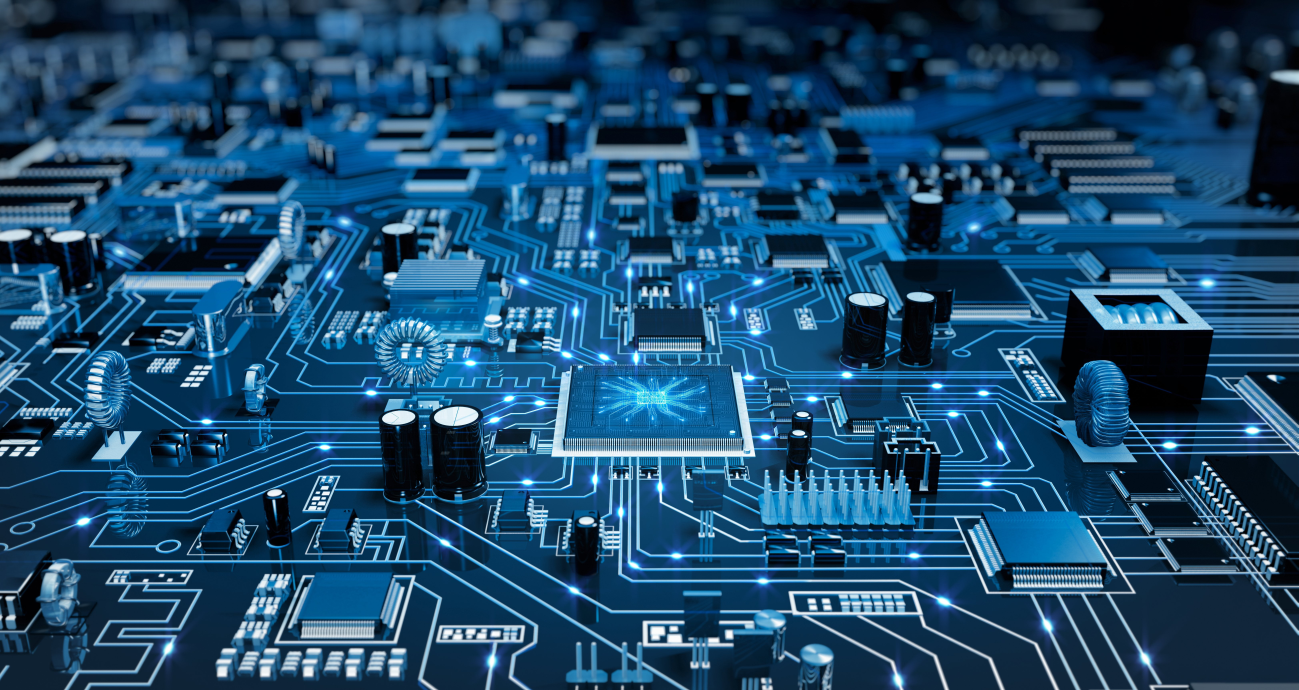
#> input picture 3_Modulos/20_Pillow/imagens/wallpaperbetter.jpg, 6493 x 3450 px (shown at 1/5 size); its folder holds only this picture in this run
$ python main.py
#> lines starting #> are read from the running program, lines starting #| are printed output that depends on the picture
import os
from pickletools import optimize
from PIL import Image

def main(main_imagens_folder, new_width=800):
#> called with main_imagens_folder = '3_Modulos/20_Pillow\\imagens', new_width = 1920
    if not os.path.isdir(main_imagens_folder):
        raise NotADirectoryError (f'{main_imagens_folder} não existe.')

    for root , dirs , files in os.walk(main_imagens_folder):
        for file in files:
            file_full_path = os.path.join(root,file)
            file_name , extension = os.path.splitext(file)

            converted_tag = '_CONVERTED'

            new_file = file_name + converted_tag + extension
            new_file_full_path = os.path.join(root , new_file)

            #SE EU QUISER APAGAR AS FOTOS CONVERTIDAS (FAZ ISSO CHECANDO O '_CONVERTED')
            # if converted_tag in file_full_path:
            #     os.remove(file_full_path)
            # continue


            if converted_tag in file_full_path:  #se a imagem ja foi convertida nao converter de novo
                continue


            img_pillow = Image.open(file_full_path)
#> img_pillow is the input picture: PIL image 6493x3450 RGB; mean R, G, B 29.3, 74.5, 108.4


            width , height = img_pillow.size
#> width = 6493; height = 3450
            new_height = round((new_width * height) / width)
#> new_height = 1020
            #print(width , new_width , height , new_height)
            """
            width         height
            new_width     ??
            """
            new_image = img_pillow.resize((new_width,new_height),Image.LANCZOS)
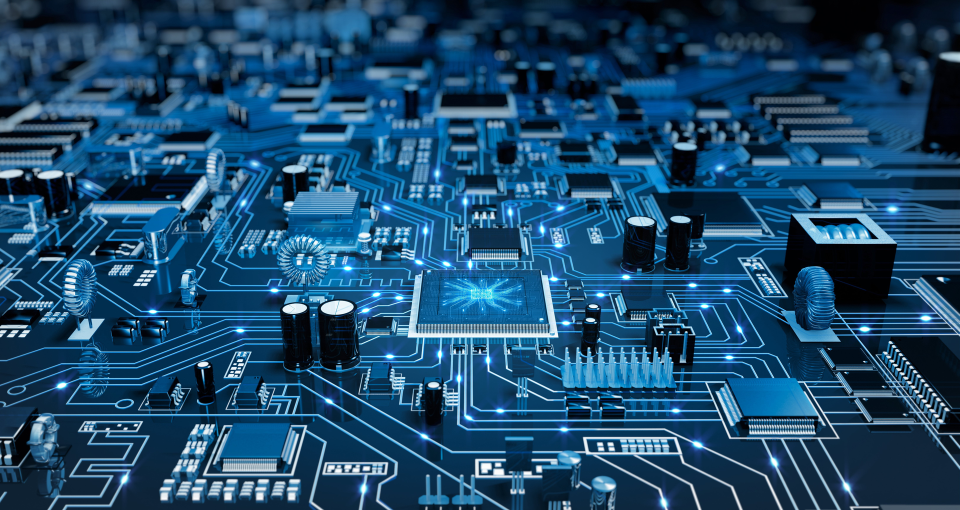
#> new_image: PIL image 1920x1020 RGB (shown at 1/2 size); mean R, G, B 29.3, 74.5, 108.4

            new_image.save(
                new_file_full_path,
                optimize=True,
                quality=70
            )

            print(f'{file_full_path} convertido com sucesso!')
            new_image.close()
            img_pillow.close()

if __name__ == '__main__':
    caminho = os.path.dirname(os.path.realpath(__file__))

    main_imagens_folder = caminho + r'\imagens'
    main(main_imagens_folder,new_width=1920)
